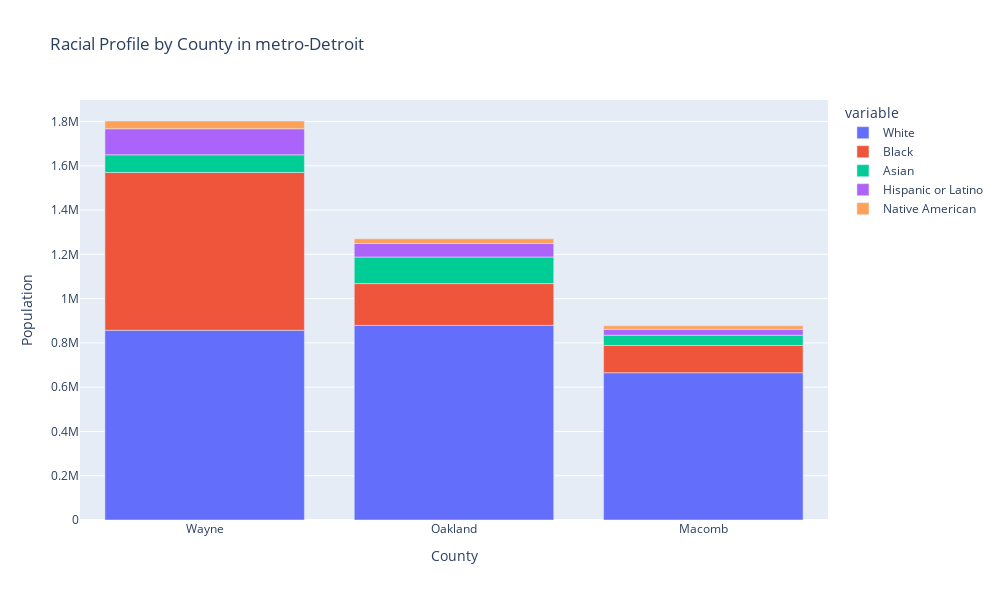

Notebook code cell kept with this figure:
### Code cell
# <ake a stacked bar chart. This is in a wide dataset format, so we must use the px.bar syntax that accomodates for this type of dataframe
fig = px.bar(countiesRace, 
             x = counties,
             y = countiesRace.columns.tolist(),
             title = "Racial Profile by County in metro-Detroit",
             width=1000, 
             height=600,
             labels={'x':'County' , 'value':'Population'})

fig.show()

### Figure 1 — Plotly figure (JSON) as saved in the notebook; plotly's stock layout.template omitted (floating-point values rounded to 4 significant figures)
{"data": [{"alignmentgroup": "True", "hovertemplate": "variable=White<br>County=%{x}<br>Population=%{y}<extra></extra>", "legendgroup": "White", "marker": {"color": "#636efa", "pattern": {"shape": ""}}, "name": "White", "offsetgroup": "White", "orientation": "v", "showlegend": true, "textposition": "auto", "type": "bar", "x": ["Wayne", "Oakland", "Macomb"], "xaxis": "x", "y": [857132, 879137, 665241], "yaxis": "y"}, {"alignmentgroup": "True", "hovertemplate": "variable=Black<br>County=%{x}<br>Population=%{y}<extra></extra>", "legendgroup": "Black", "marker": {"color": "#EF553B", "pattern": {"shape": ""}}, "name": "Black", "offsetgroup": "Black", "orientation": "v", "showlegend": true, "textposition": "auto", "type": "bar", "x": ["Wayne", "Oakland", "Macomb"], "xaxis": "x", "y": [712698, 188810, 123254], "yaxis": "y"}, {"alignmentgroup": "True", "hovertemplate": "variable=Asian<br>County=%{x}<br>Population=%{y}<extra></extra>", "legendgroup": "Asian", "marker": {"color": "#00cc96", "pattern": {"shape": ""}}, "name": "Asian", "offsetgroup": "Asian", "orientation": "v", "showlegend": true, "textposition": "auto", "type": "bar", "x": ["Wayne", "Oakland", "Macomb"], "xaxis": "x", "y": [79719, 120040, 46283], "yaxis": "y"}, {"alignmentgroup": "True", "hovertemplate": "variable=Hispanic or Latino<br>County=%{x}<br>Population=%{y}<extra></extra>", "legendgroup": "Hispanic or Latino", "marker": {"color": "#ab63fa", "pattern": {"shape": ""}}, "name": "Hispanic or Latino", "offsetgroup": "Hispanic or Latino", "orientation": "v", "showlegend": true, "textposition": "auto", "type": "bar", "x": ["Wayne", "Oakland", "Macomb"], "xaxis": "x", "y": [117649, 60838, 26214], "yaxis": "y"}, {"alignmentgroup": "True", "hovertemplate": "variable=Native American<br>County=%{x}<br>Population=%{y}<extra></extra>", "legendgroup": "Native American", "marker": {"color": "#FFA15A", "pattern": {"shape": ""}}, "name": "Native American", "offsetgroup": "Native American", "orientation": "v", "showlegend": true, "textposition": "auto", "type": "bar", "x": ["Wayne", "Oakland", "Macomb"], "xaxis": "x", "y": [35132, 21387, 16388], "yaxis": "y"}], "layout": {"barmode": "relative", "height": 600, "legend": {"title": {"text": "variable"}, "tracegroupgap": 0}, "title": {"text": "Racial Profile by County in metro-Detroit"}, "width": 1000, "xaxis": {"anchor": "y", "autorange": true, "domain": [0, 1], "range": [-0.5, 2.5], "title": {"text": "County"}, "type": "category"}, "yaxis": {"anchor": "x", "autorange": true, "domain": [0, 1], "range": [0, 1897000.0], "title": {"text": "Population"}, "type": "linear"}}}
